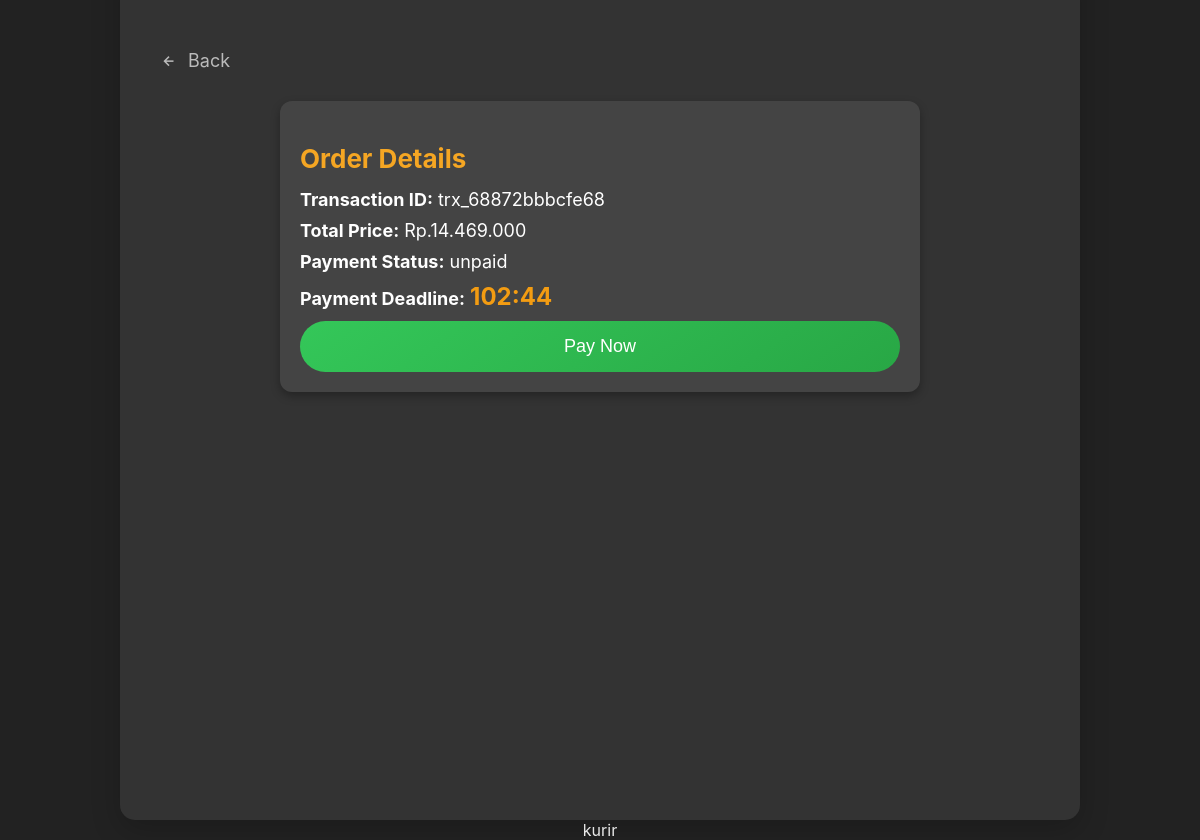
The app's page /pelanggan/myorder_payment.php?transaction_id=trx_68872bbbcfe68 (signed in) with its own data.
### tables this page shows
CREATE TABLE `orders` (
  `order_id` int(11) NOT NULL,
  `user_id` int(11) NOT NULL,
  `product_id` int(11) DEFAULT NULL,
  `product_name` varchar(255) NOT NULL,
  `quantity` int(11) NOT NULL,
  `order_date` datetime DEFAULT current_timestamp(),
  `total_price` decimal(10,2) NOT NULL,
  `transaction_id` varchar(255) DEFAULT NULL,
  `payment_method` enum('G4P_wallet','qris','paypal','dana','ovo') NOT NULL,
  `payment_status` enum('unpaid','paid','cancelled') NOT NULL,
  `payment_deadline` datetime DEFAULT NULL,
  `status` enum('pending','completed','canceled','processing','shipped','delivered') NOT NULL DEFAULT 'pending'
);

### pelanggan/myorder_payment.php (the view, shortened to what this page needs)
<?php
$conn = new mysqli('localhost', 'root', '', 'gear4play_shop');
$user_id = $_SESSION['user_id'];
$transaction_id = $_GET['transaction_id'] ?? null;
$order_query = "SELECT * FROM orders WHERE transaction_id = ? AND user_id = ?";
$stmt = $conn->prepare($order_query);
$stmt->bind_param("si", $transaction_id, $user_id);
$stmt->execute();
$order_result = $stmt->get_result();
$order = $order_result->fetch_assoc();
?>
<!DOCTYPE html>
<html lang="en">
<head>
    <link rel="stylesheet" href="/Gear4Play_Shop/assets/style.css">
    <link rel="stylesheet" href="https://cdnjs.cloudflare.com/ajax/libs/font-awesome/6.4.2/css/all.min.css">
    <link href='https://unpkg.com/boxicons@2.1.4/css/boxicons.min.css' rel='stylesheet'>
</head>
<body>
    <div class="container">
        <div class="header">
            <a href="myorder.php" style="margin-top:50px">
                <i class="bx bx-left-arrow-alt" style="margin-right:10px"></i> Back
            </a>
        </div>
        <div class="order-detail">
            <h2>Order Details</h2>
            <p><strong>Transaction ID:</strong> <?= htmlspecialchars($order['transaction_id']) ?></p>
            <p><strong>Total Price:</strong> Rp.<?= number_format($order['total_price'], 0, ',', '.') ?></p>
            <p><strong>Payment Status:</strong> <?= htmlspecialchars($order['payment_status']) ?></p>
            <?php if ($order['payment_status'] == 'Cancelled'): ?>
                <p class="status-message">Payment time has expired.</p>
            <?php elseif ($order['payment_status'] == 'Paid'): ?>
                <p class="completed">Payment completed.</p>
            <?php else: ?>
                <p><strong>Payment Deadline:</strong> <span class="countdown" id="countdown"></span></p>
                <form method="POST">
                    <button type="submit" name="pay" class="pay-button">Pay Now</button>
                </form>
            <?php endif; ?>
        </div>
    </div>
</body>
</html>

### assets/style.css (style rules this page uses)
body { margin: 0; font-family: Arial, sans-serif; display: flex; flex-direction: column; }
.container { position: relative; display: flex; flex-wrap: wrap; min-height: 100vh; }
.header { display: flex; justify-content: space-between; padding: 10px; background: none; width: 100%; box-sizing: border-box; }

### pelanggan/myorder_payment.php (style rules this page uses)
body { font-family: 'Inter', sans-serif; background-color: #222; color: #fff; margin: 0; padding: 0; display: flex; justify-content: center; align-items: center; height: 100vh; }
.container { width: 100%; max-width: 900px; padding: 30px; background-color: #333; border-radius: 15px; box-shadow: 0 10px 30px rgba(0, 0, 0, 0.2); display: flex; flex-direction: column; align-items: center; }
.header { display: flex; justify-content: space-between; align-items: center; width: 100%; margin-bottom: 20px; }
.header a { font-size: 18px; text-decoration: none; color: #bbb; display: flex; align-items: center; transition: color 0.3s; }
.order-detail { background-color: #444; border-radius: 12px; padding: 20px; box-shadow: 0 4px 10px rgba(0, 0, 0, 0.3); width: 100%; max-width: 600px; }
.order-detail h2 { font-size: 26px; margin-bottom: 15px; color: #f5a623; }
.order-detail p { font-size: 18px; margin: 10px 0; }
.pay-button { background: linear-gradient(145deg, #34c759, #28a745); color: #fff; padding: 15px 30px; border: none; border-radius: 50px; font-size: 18px; cursor: pointer; width: 100%; transition: transform 0.3s, background 0.3s; }
.countdown { font-size: 24px; font-weight: bold; color: #f39c12; margin-top: 20px; }

### records on screen
orders: transaction "trx_68872bbbcfe68", total_price "14.469.000", payment_status "unpaid"
